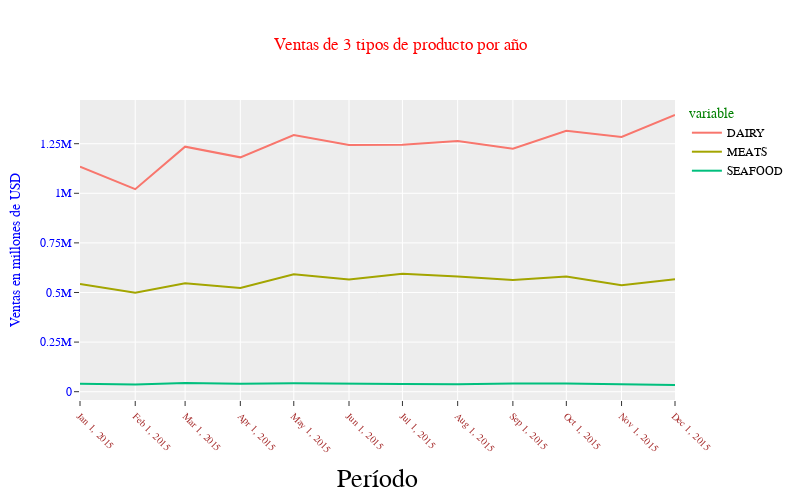

The cell this chart's notebook holds for it:
### Code cell
fig = px.line(
    df,
    width=800,
    height=500,
    template='ggplot2',
    title='Ventas de 3 tipos de producto por año'    
)

# Para cambios globales
fig.update_layout(
    xaxis_title='Período',
    yaxis_title='Ventas en millones de USD',
    font_color='blue',
    font_family='Courier New',
    legend_font_color='black',
    legend_title_font_color='green',
    title_font_color='red',
    title_font_family='Times New Roman',
)

# Para cambios en los ejes
fig.update_xaxes(
    tickangle=45,
    tickvals=df.index.values,
    tickmode='array',
    # Para el titulo de eje
    title_font_family='Arial',
    title_font_color='Black',
    title_font_size=26,
    # Para los ticks del eje
    tickfont={
        'family': 'Rockwell',
        'color': 'brown',
        'size': 10
    }
)

fig.update_yaxes(
    dtick=250000
)

fig.show()

### Figure 1 — Plotly figure (JSON) as saved in the notebook; plotly's stock layout.template omitted (floating-point values rounded to 4 significant figures)
{"data": [{"hovertemplate": "variable=DAIRY<br>fecha=%{x}<br>value=%{y}<extra></extra>", "legendgroup": "DAIRY", "line": {"color": "#F8766D", "dash": "solid"}, "marker": {"symbol": "circle"}, "mode": "lines", "name": "DAIRY", "orientation": "v", "showlegend": true, "type": "scatter", "x": ["2015-01", "2015-02", "2015-03", "2015-04", "2015-05", "2015-06", "2015-07", "2015-08", "2015-09", "2015-10", "2015-11", "2015-12"], "xaxis": "x", "y": [1134521, 1020747, 1234851, 1181180, 1293308, 1243588, 1244815, 1263428, 1224619, 1314827, 1283672, 1394582], "yaxis": "y"}, {"hovertemplate": "variable=MEATS<br>fecha=%{x}<br>value=%{y}<extra></extra>", "legendgroup": "MEATS", "line": {"color": "#A3A500", "dash": "solid"}, "marker": {"symbol": "circle"}, "mode": "lines", "name": "MEATS", "orientation": "v", "showlegend": true, "type": "scatter", "x": ["2015-01", "2015-02", "2015-03", "2015-04", "2015-05", "2015-06", "2015-07", "2015-08", "2015-09", "2015-10", "2015-11", "2015-12"], "xaxis": "x", "y": [543100.0, 498700.0, 546500.0, 522300.0, 591700.0, 565000.0, 594900.0, 581200.0, 562700.0, 580800.0, 535900.0, 567400.0], "yaxis": "y"}, {"hovertemplate": "variable=SEAFOOD<br>fecha=%{x}<br>value=%{y}<extra></extra>", "legendgroup": "SEAFOOD", "line": {"color": "#00BF7D", "dash": "solid"}, "marker": {"symbol": "circle"}, "mode": "lines", "name": "SEAFOOD", "orientation": "v", "showlegend": true, "type": "scatter", "x": ["2015-01", "2015-02", "2015-03", "2015-04", "2015-05", "2015-06", "2015-07", "2015-08", "2015-09", "2015-10", "2015-11", "2015-12"], "xaxis": "x", "y": [40470.0, 36070.0, 43810.0, 39980.0, 42510.0, 38780.0, 38540.0, 37770.0, 41910.0, 41420.0, 38820.0, 33730.0], "yaxis": "y"}], "layout": {"font": {"color": "blue", "family": "Courier New"}, "height": 500, "legend": {"font": {"color": "black"}, "title": {"font": {"color": "green"}, "text": "variable"}, "tracegroupgap": 0}, "title": {"font": {"color": "red", "family": "Times New Roman"}, "text": "Ventas de 3 tipos de producto por año"}, "width": 800, "xaxis": {"anchor": "y", "autorange": true, "domain": [0, 1], "range": ["2015-01-01", "2015-12-01"], "tickangle": 45, "tickfont": {"color": "brown", "family": "Rockwell", "size": 10}, "tickmode": "array", "tickvals": ["2015-01", "2015-02", "2015-03", "2015-04", "2015-05", "2015-06", "2015-07", "2015-08", "2015-09", "2015-10", "2015-11", "2015-12"], "title": {"font": {"color": "Black", "family": "Arial", "size": 26}, "text": "Período"}, "type": "date"}, "yaxis": {"anchor": "x", "autorange": true, "domain": [0, 1], "dtick": 250000, "range": [-41870.0, 1470000.0], "title": {"text": "Ventas en millones de USD"}, "type": "linear"}}}
